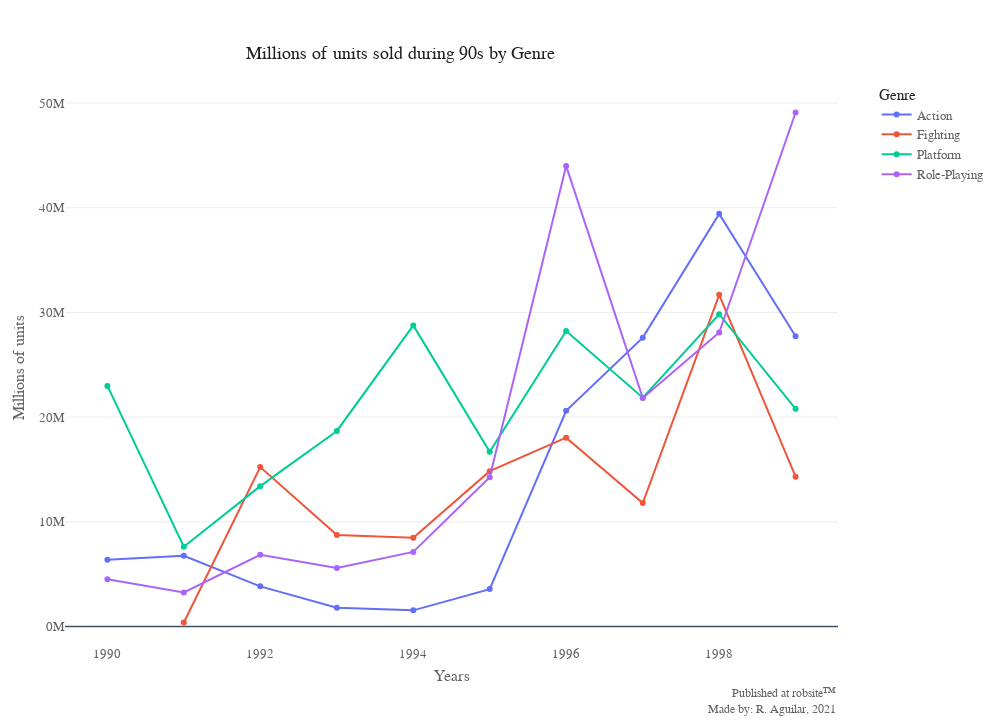

The code cell stored with this chart in its notebook:
### Markdown cell above
One of the most characteristic events of this time was the implementation of 16-bit
graphic technologies, which at the time was double what was available. Along with this,
 the Japanese once again made another master move, which gave a decisive turn to a
 genre, after the expected fall of RPGs on the PC platform.

Before highlighting the Japanese originality, it is necessary to know after successes
of role-playing games such as <a href="https://en.wikipedia.org/wiki/Ultima_VIII:_Pagan">Ultima VIII: Pagan (PC)</a>, this genre
had a slow development, since the CD-ROMs generated great graphic expectations for the
developers, by the way prolonging the releases, and for sure this  caused a lack of
interest from the community, and began to move towards action games or first person
shooter such as <a href ="https://en.wikipedia.org/wiki/GoldenEye_007_(1997_video_game)">Golden Eye (1997)</a>.
 However, success stories continued to appear in this genre such as <a href="https://en.wikipedia.org/wiki/Diablo_(video_game)">Diablo (1996)</a>, developed by Blizzard Entertainment.

### Code cell
# Dataframe for Genre lineplot
df90G = df_long[(df_long["Year_of_Release"] > 1989) &
                (df_long["Year_of_Release"] < 2000) &
               ((df_long["Genre"] == "Role-Playing") | (df_long["Genre"] == "Action") |
                (df_long["Genre"] == "Platform") | (df_long["Genre"] == "Fighting")
               )] \
               .groupby(["Genre", "Year_ts"]).sum("Sales").reset_index()

# Plot an animated lineplot
linegen = px.line(df90G,
                 x="Year_ts", y="Sales", color="Genre",
                title = "Millions of units sold during 90s by Genre ",
                 labels={"Sales": "Millions of Units Sold", "Year_ts":"Years"})

# To plot markers
for i in np.arange(0,4):
    linegen.data[i].update(mode='markers+lines')

# Line Layout
layoutgen = {"font": {"size": fontimg,
                    "color": colorfont,
                    "family": "segoe ui light"},
            "title":{'y':0.935,
                    'x':0.4,
                    "yref":"container",
                    'xanchor': 'center',
                    'yanchor': 'top',
                    "font.family":"bahnschrift light",
                    "font.color":"#202020",
                    "font.size":fontimg+5,
                    "pad.b":15, # to avoid overlap with graph
                    "pad.l":1},
            "showlegend": True,
            "legend":{"font.size": fontimg,
                      "bordercolor": "#F70000",
                      "itemclick":"toggleothers",
                      "itemwidth": 30,
                      "itemdoubleclick":False,
                      "title.side": "top",
                      "title.font.color": "#202020",
                      "title.font.size": fontimg+2,
                      "x":1.05}, # distance with the plot default to 1.02
            "margin":{"b": 65,
                      "l": 65,
                      "r": 65,
                      "t": 80,
                      "pad": 0},
            "autosize":True,
            "width": widthimg,
            "height": heightimg,
            "separators": ". ",
            "paper_bgcolor": "#fff",
            "plot_bgcolor": "#fff",
            "autotypenumbers": "convert types",
            "colorway": ["#996E3F", "#E05040", "#7B82C1", "#A1C790"],
            "modebar":{"add":["togglespikelines"], #"drawline","eraseshape"
                       "orientation":"v",
                       "remove":["zoomin","zoomout","zoom","lasso","select"],
                       "activecolor":"#171717"},
            "hoverdistance":50, #Distance between cursor and hover announce
            "hovermode":"x unified",
            "hoverlabel":{"align":"left",
                          "bordercolor":"#fff",
                          "bgcolor":"#3D5165",
                          "font.color":"#FFFFFF",
                          "font.family":"segoe ui light",
                          "font.size":fontimg},
            "grid":{"pattern":"coupled",
                    "roworder":"bottom to top",
                    "xgap":0.5,
                    "ygap":0.5,
                    "xside":"bottom"},
            "newshape":{"line.color":"#3D5165",
                        "line.width":1.5,
                        "opacity":0.7},
            "activeshape.opacity":0.7,
            "xaxis": {"gridcolor":"#fff",
                      "spikecolor":"#DEDEDE", # Horizontal line hovered
                      "spikethickness":1.5,
                      "title":"Years",
                      "showspikes": False,
                      "anchor":"free",
                      "position":0.02,
                      "showgrid":False,
                      "tickcolor":"#FD0000",
                      "ticklabelposition": "outside",
                      "title.standoff": 10, #Distance between axis title and axis labels
                      "automargin": True},
            "yaxis": {"gridcolor":"#EDEDED",
                      "title":"Millions of units",
                      "spikecolor":"#DEDEDE", # Horizontal line hovered
                      "spikethickness":1.5,
                      "showspikes": False,
                      "ticklabelposition": "outside",
                      "tickprefix": "", #Label prefix
                      "ticksuffix": "M",
                      "title.standoff": 10, #Distance between axis title and axis labels
                      "zeroline": True,
                      "zerolinecolor": "#3D5165",
                      "zerolinewidth": 1.5,
                      "automargin": True},
            "annotations":[{"text":author,
                            "align": "right",
                            "visible":True,
                            "xref":"paper",
                            "yref":"paper",
                            "x":1,
                            "y":-0.11,
                            "showarrow":False,
                            "font.size":fontimg-1}]}

# Update layout
linegen.update_layout(layoutgen)
linegen.show()

### Figure 1 — Plotly figure (JSON) as saved in the notebook; plotly's stock layout.template omitted (floating-point values rounded to 4 significant figures)
{"data": [{"hovertemplate": "Genre=Action<br>Years=%{x}<br>Millions of Units Sold=%{y}<extra></extra>", "legendgroup": "Action", "line": {"color": "#636efa", "dash": "solid"}, "mode": "markers+lines", "name": "Action", "orientation": "v", "showlegend": true, "type": "scatter", "x": ["1990-01-01T00:00:00", "1991-01-01T00:00:00", "1992-01-01T00:00:00", "1993-01-01T00:00:00", "1994-01-01T00:00:00", "1995-01-01T00:00:00", "1996-01-01T00:00:00", "1997-01-01T00:00:00", "1998-01-01T00:00:00", "1999-01-01T00:00:00"], "xaxis": "x", "y": [6.39, 6.76, 3.84, 1.81, 1.55, 3.58, 20.6, 27.59, 39.41, 27.73], "yaxis": "y"}, {"hovertemplate": "Genre=Fighting<br>Years=%{x}<br>Millions of Units Sold=%{y}<extra></extra>", "legendgroup": "Fighting", "line": {"color": "#EF553B", "dash": "solid"}, "mode": "markers+lines", "name": "Fighting", "orientation": "v", "showlegend": true, "type": "scatter", "x": ["1991-01-01T00:00:00", "1992-01-01T00:00:00", "1993-01-01T00:00:00", "1994-01-01T00:00:00", "1995-01-01T00:00:00", "1996-01-01T00:00:00", "1997-01-01T00:00:00", "1998-01-01T00:00:00", "1999-01-01T00:00:00"], "xaxis": "x", "y": [0.39, 15.23, 8.75, 8.48, 14.84, 18.04, 11.8, 31.68, 14.31], "yaxis": "y"}, {"hovertemplate": "Genre=Platform<br>Years=%{x}<br>Millions of Units Sold=%{y}<extra></extra>", "legendgroup": "Platform", "line": {"color": "#00cc96", "dash": "solid"}, "mode": "markers+lines", "name": "Platform", "orientation": "v", "showlegend": true, "type": "scatter", "x": ["1990-01-01T00:00:00", "1991-01-01T00:00:00", "1992-01-01T00:00:00", "1993-01-01T00:00:00", "1994-01-01T00:00:00", "1995-01-01T00:00:00", "1996-01-01T00:00:00", "1997-01-01T00:00:00", "1998-01-01T00:00:00", "1999-01-01T00:00:00"], "xaxis": "x", "y": [22.98, 7.63, 13.41, 18.68, 28.76, 16.69, 28.23, 21.86, 29.83, 20.8], "yaxis": "y"}, {"hovertemplate": "Genre=Role-Playing<br>Years=%{x}<br>Millions of Units Sold=%{y}<extra></extra>", "legendgroup": "Role-Playing", "line": {"color": "#ab63fa", "dash": "solid"}, "mode": "markers+lines", "name": "Role-Playing", "orientation": "v", "showlegend": true, "type": "scatter", "x": ["1990-01-01T00:00:00", "1991-01-01T00:00:00", "1992-01-01T00:00:00", "1993-01-01T00:00:00", "1994-01-01T00:00:00", "1995-01-01T00:00:00", "1996-01-01T00:00:00", "1997-01-01T00:00:00", "1998-01-01T00:00:00", "1999-01-01T00:00:00"], "xaxis": "x", "y": [4.52, 3.26, 6.86, 5.59, 7.13, 14.27, 43.99, 21.82, 28.08, 49.09], "yaxis": "y"}], "layout": {"activeshape": {"opacity": 0.7}, "annotations": [{"align": "right", "font": {"size": 12}, "showarrow": false, "text": "Published at <a href='https://robsite.media'>robsite&#8482;</a><br>Made by: R. Aguilar, 2021", "visible": true, "x": 1, "xref": "paper", "y": -0.11, "yref": "paper"}], "autosize": true, "autotypenumbers": "convert types", "colorway": ["#996E3F", "#E05040", "#7B82C1", "#A1C790"], "font": {"color": "#636363", "family": "segoe ui light", "size": 13}, "grid": {"pattern": "coupled", "roworder": "bottom to top", "xgap": 0.5, "xside": "bottom", "ygap": 0.5}, "height": 720, "hoverdistance": 50, "hoverlabel": {"align": "left", "bgcolor": "#3D5165", "bordercolor": "#fff", "font": {"color": "#FFFFFF", "family": "segoe ui light", "size": 13}}, "hovermode": "x unified", "legend": {"bordercolor": "#F70000", "font": {"size": 13}, "itemclick": "toggleothers", "itemdoubleclick": false, "itemwidth": 30, "title": {"font": {"color": "#202020", "size": 15}, "side": "top", "text": "Genre"}, "tracegroupgap": 0, "x": 1.05}, "margin": {"b": 65, "l": 65, "pad": 0, "r": 65, "t": 80}, "modebar": {"activecolor": "#171717", "add": ["togglespikelines"], "orientation": "v", "remove": ["zoomin", "zoomout", "zoom", "lasso", "select"]}, "newshape": {"line": {"color": "#3D5165", "width": 1.5}, "opacity": 0.7}, "paper_bgcolor": "#fff", "plot_bgcolor": "#fff", "separators": ". ", "showlegend": true, "title": {"font": {"color": "#202020", "family": "bahnschrift light", "size": 18}, "pad": {"b": 15, "l": 1}, "text": "Millions of units sold during 90s by Genre ", "x": 0.4, "xanchor": "center", "y": 0.935, "yanchor": "top", "yref": "container"}, "width": 1000, "xaxis": {"anchor": "free", "automargin": true, "domain": [0.0, 1.0], "gridcolor": "#fff", "position": 0.02, "showgrid": false, "showspikes": false, "spikecolor": "#DEDEDE", "spikethickness": 1.5, "tickcolor": "#FD0000", "ticklabelposition": "outside", "title": {"standoff": 10, "text": "Years"}}, "yaxis": {"anchor": "x", "automargin": true, "domain": [0.0, 1.0], "gridcolor": "#EDEDED", "showspikes": false, "spikecolor": "#DEDEDE", "spikethickness": 1.5, "ticklabelposition": "outside", "tickprefix": "", "ticksuffix": "M", "title": {"standoff": 10, "text": "Millions of units"}, "zeroline": true, "zerolinecolor": "#3D5165", "zerolinewidth": 1.5}}}
